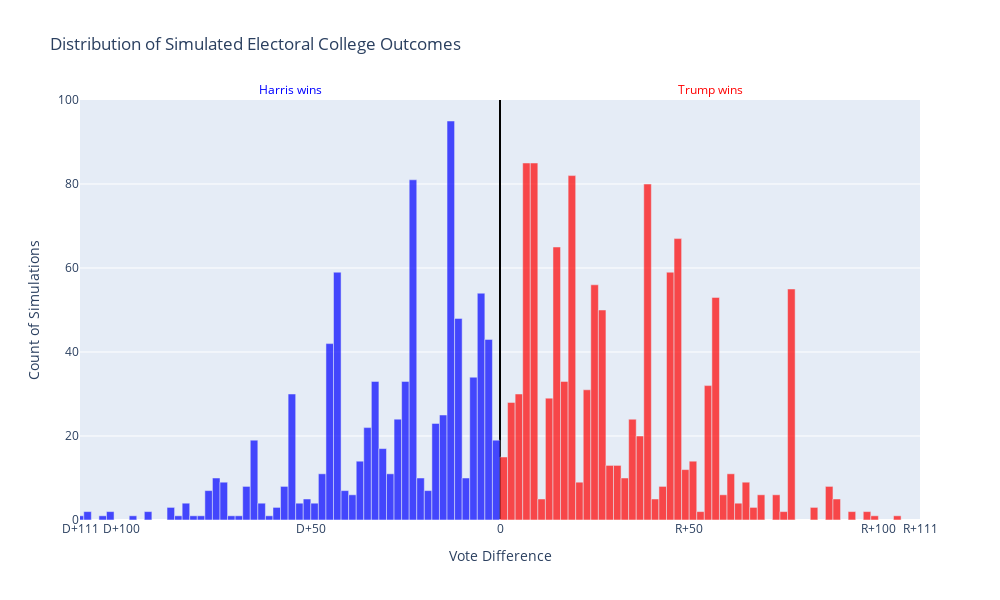

The notebook cell this image was saved under:
### Code cell
electoral_college_visualization_3(loaded_object[0:2000])

### Figure 1 — Plotly figure (JSON) as saved in the notebook; plotly's stock layout.template omitted (floating-point values rounded to 4 significant figures)
{"data": [{"marker": {"color": ["blue", "blue", "blue", "blue", "blue", "blue", "blue", "blue", "blue", "blue", "blue", "blue", "blue", "blue", "blue", "blue", "blue", "blue", "blue", "blue", "blue", "blue", "blue", "blue", "blue", "blue", "blue", "blue", "blue", "blue", "blue", "blue", "blue", "blue", "blue", "blue", "blue", "blue", "blue", "blue", "blue", "blue", "blue", "blue", "blue", "blue", "blue", "blue", "blue", "blue", "red", "red", "red", "red", "red", "red", "red", "red", "red", "red", "red", "red", "red", "red", "red", "red", "red", "red", "red", "red", "red", "red", "red", "red", "red", "red", "red", "red", "red", "red", "red", "red", "red", "red", "red", "red", "red", "red", "red", "red", "red", "red", "red", "red", "red"]}, "name": "Vote Difference", "opacity": 0.7, "type": "bar", "x": [-111, -109, -105, -103, -97, -93, -87, -85, -83, -81, -79, -77, -75, -73, -71, -69, -67, -65, -63, -61, -59, -57, -55, -53, -51, -49, -47, -45, -43, -41, -39, -37, -35, -33, -31, -29, -27, -25, -23, -21, -19, -17, -15, -13, -11, -9, -7, -5, -3, -1, 1, 3, 5, 7, 9, 11, 13, 15, 17, 19, 21, 23, 25, 27, 29, 31, 33, 35, 37, 39, 41, 43, 45, 47, 49, 51, 53, 55, 57, 59, 61, 63, 65, 67, 69, 73, 75, 77, 83, 87, 89, 93, 97, 99, 105], "y": [1, 2, 1, 2, 1, 2, 3, 1, 4, 1, 1, 7, 10, 9, 1, 1, 8, 19, 4, 1, 3, 8, 30, 4, 5, 4, 11, 42, 59, 7, 6, 14, 22, 33, 17, 11, 24, 33, 81, 10, 7, 23, 25, 95, 48, 10, 34, 54, 43, 19, 15, 28, 30, 85, 85, 5, 29, 65, 33, 82, 9, 31, 56, 50, 13, 13, 10, 24, 20, 80, 5, 8, 59, 67, 12, 14, 2, 32, 53, 6, 11, 4, 9, 3, 6, 6, 2, 55, 3, 8, 5, 2, 2, 1, 1]}], "layout": {"annotations": [{"font": {"color": "blue"}, "showarrow": false, "text": "Harris wins", "x": -55.5, "xref": "x", "y": 1.05, "yref": "paper"}, {"font": {"color": "red"}, "showarrow": false, "text": "Trump wins", "x": 55.5, "xref": "x", "y": 1.05, "yref": "paper"}], "bargap": 0, "height": 600, "showlegend": false, "title": {"text": "Distribution of Simulated Electoral College Outcomes"}, "width": 1000, "xaxis": {"range": [-111, 111], "ticktext": ["D+111", "D+200", "D+100", "D+50", "0", "R+50", "R+100", "R+200", "R+111"], "tickvals": [-111, -200, -100, -50, 0, 50, 100, 200, 111], "title": {"text": "Vote Difference"}, "zeroline": true, "zerolinecolor": "black", "zerolinewidth": 2}, "yaxis": {"title": {"text": "Count of Simulations"}}}}
